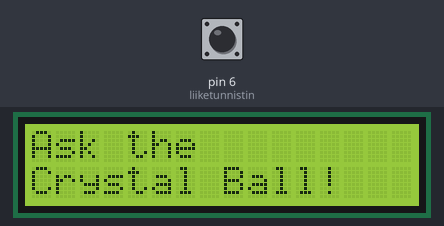
Simulated run of this sketch. Board: Arduino Uno, built with avr-gcc and run on an emulated ATmega328P. Shown: 16×2 character LCD. The test bench sets the inputs (shaded band); at power-on: pin 6 (liiketunnistin) LOW. Random numbers use the default seed unless the sketch sets one.

Above: at 1.2 s.
1.3 s: pin 6 (liiketunnistin) pulsed HIGH 5 times (0.12 s each, 0.3 s apart)
At 2.2 s:
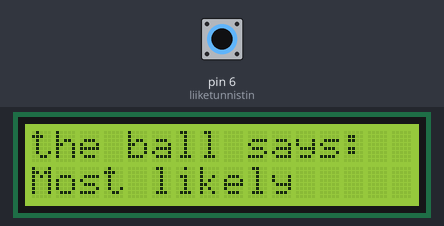
At 3.4 s:
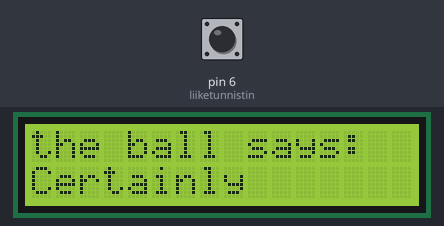
4.3 s: pin 6 (liiketunnistin) pulsed HIGH 2 times (0.12 s each, 0.3 s apart)
At 5.0 s:
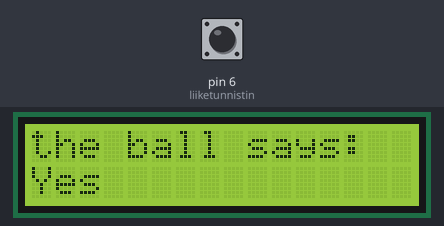
Timing chart, 0 to 7.3 s (numbered marks = the images above; inputs shaded):
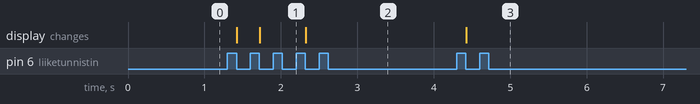

The sketch:

harjoitus5.1.ino
```cpp
/* ep 20230725 harjoitus5.1.ino */
/******************************************************************/

/* Otetaan käyttöön
 * lcd-kirjasto (LiquidCrystal.h)
 */
#include <LiquidCrystal.h>

/*
 * Alusta kirjasto lcd:n pinneillä
 *initialize the library with the numbers of the interface pins
 */
LiquidCrystal lcd(12, 11, 5, 4, 3, 2);

/* Alusta liikeanturi, joka on pinnissa 6 */
const int liiketunnistin = 6;

/* variable to hold the value of the liiketunnistin */
int liikkeenTila = 0;

/* alustetaan muuttuja
 * joka kirjaa
 * liiketunnistimimen tilan */
int viimeisinLiikkeenTila = 0;

// a variable to choose which vastaus from the crystal ball
int vastaus;

void setup() {
  /* 16x2lcd, eli sarakkeet x rivit */
  lcd.begin(16, 2);

  /* Asetetaan liiketunnistiin inputiksi */
  pinMode(liiketunnistin, INPUT);

  /* Tulostaa "Ask the" teksti näytölle */
  lcd.print("Ask the");
  /* Aseta kursori asentoon: sarake 0, rivi 1 */
  /* rivi 1 on toinen rivi, koska 0 on eka rivi */
  lcd.setCursor(0, 1);
  /* tulosta "Crystal Ball" toinen rivi */
  lcd.print("Crystal Ball!");
}

void loop() {
  /* sijoitetaan-muuttujaan liiketunnistimen tila */
  liikkeenTila = digitalRead(liiketunnistin);

  /* jos ensimmäinen tila ja viimeisin tila eivät ole samoja*/
  if (liikkeenTila != viimeisinLiikkeenTila) {
    /* jos liikeantorin tila on LOW */
    if (liikkeenTila == LOW) {
      /* niin generoit satunnainen (random()) vastaus */
      vastaus = random(8);
      /* tyhjennä näyttö ennen vastausta */
      lcd.clear();
      // aseta kursori kohtaan sarake 0, rivi 0 */
      lcd.setCursor(0, 0);
      /* tulosta:"the ball says" */
      lcd.print("the ball says:");
      /* siirrä kursori seraavalle riville */
      lcd.setCursor(0, 1);

      /* valite vaihtoehto vastaus-muuttujan antamasta arvosta */
      switch (vastaus) {
        /* jos vastaus-muuttuja oli 0 */
        case 0:
          /* Tulosta "Yes" */
          lcd.print("Yes");
          /* switch-case syntaxi vaati break:in case:n lopussa */
          break;

        /* jos vastaus-muuttuja oli 1 */
        case 1:
          /* Tulosta "Most likely" */
          lcd.print("Most likely");
          /* switch-case syntaxi vaati break:in case:n lopussa */
          break;

        /* jos vastaus-muuttuja oli 2 */
        case 2:
          /* Tulosta "Certainly" */
          lcd.print("Certainly");
          /* switch-case syntaxi vaati break:in case:n lopussa */
          break;

        /* jos vastaus-muuttuja oli 3 */
        case 3:
          /* Tulosta "Outlook good" */
          lcd.print("Outlook good");
          /* switch-case syntaxi vaati break:in case:n lopussa */
          break;

        /* jos vastaus-muuttuja oli 4 */
        case 4:
          /* Tulosta "Unsure" */
          lcd.print("Unsure");
          /* switch-case syntaxi vaati break:in case:n lopussa */
          break;

        /* jos vastaus-muuttuja oli 5 */
        case 5:
          /* Tulosta "Ask again" */
          lcd.print("Ask again");
          /* switch-case syntaxi vaati break:in case:n lopussa */
          break;

        /* jos vastaus-muuttuja oli 6 */
        case 6:
          /* Tulosta "Doubtful" */
          lcd.print("Doubtful");
          /* switch-case syntaxi vaati break:in case:n lopussa */
          break;

        /* jos vastaus-muuttuja oli 7 */
        case 7:
          /* Tulosta "No" */
          lcd.print("No");
          /* switch-case syntaxi vaati break:in case:n lopussa */
          break;
      }
    }
  }
  /* Tallenna liiketunnistimen tila muuttujaan*/
  viimeisinLiikkeenTila = liikkeenTila;
}
```

Measured:
- after the input at 1.3 s, the display: first changes after 0.12 s (image 1 shows a later state)
- after the input at 4.3 s, the display: changes after 0.12 s (image 3)
